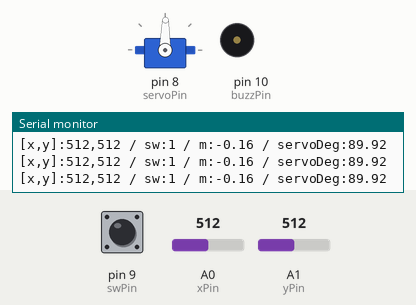
The sketch below on a simulated Arduino Uno, built with avr-gcc and run on an emulated ATmega328P. Shown: servo, buzzer (waves = sounding, pin HIGH), the last lines printed to the serial monitor. Inputs (shaded band) come from the test bench; at power-on: A0 (xPin) = 512, pin 9 (swPin) HIGH, A1 (yPin) = 512.

Above: at 1.2 s.
1.3 s: A0 (xPin) set to 716
At 2.3 s:
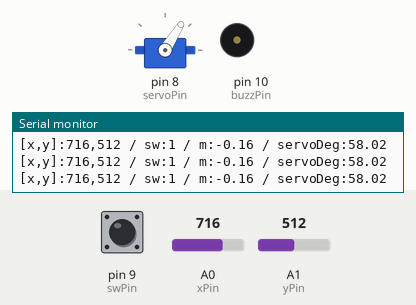
2.8 s: pin 9 (swPin) pulled LOW for 0.15 s
At 3.3 s:
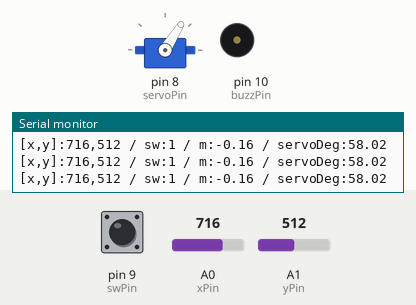
4.4 s: A0 (xPin) set to 1023
At 5.4 s:
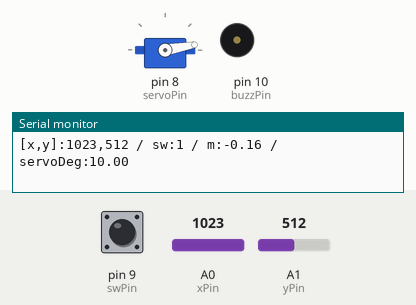
5.9 s: pin 9 (swPin) pulled LOW for 1 s
At 6.2 s:
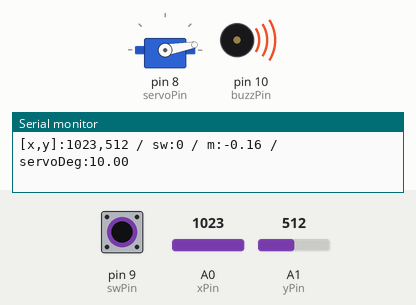
8.4 s: A0 (xPin) set to 900
At 9.6 s:
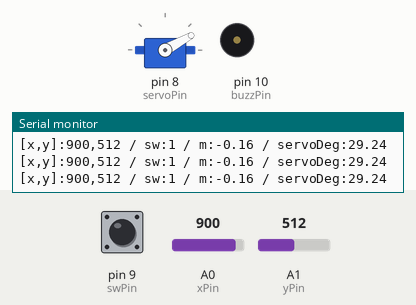
9.9 s: pin 9 (swPin) pulled LOW for 0.15 s
At 10.7 s:
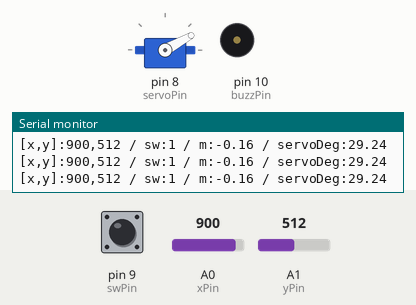
Timing chart, 0 to 12.5 s (numbered marks = the images above; inputs shaded):
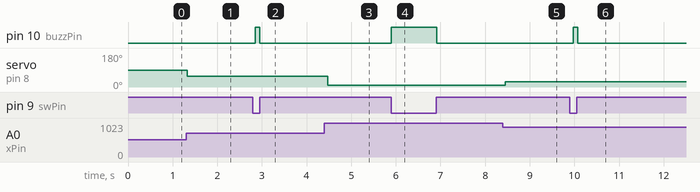

The sketch:

033_joystick_servo.ino
```cpp
#include <Servo.h>

/**
 * Joystick
 * https://www.youtube.com/watch?v=KCdoRDDLWgo&list=PLGs0VKk2DiYw-L-RibttcvK-WBZm8WLEP&index=33
 *
 * Using a joystick, control the position of the servo arm
 *
 * (X-axis) Left = 0, Center = 499-500, Right = 1023
 * (Y-axis) Up = 0, Middle = 499-500, Down = 1023
 * Press Down = 0, Press Up = 1
 *
 * Servo: 0 - 180 degrees
 */

// pin setup
int xPin = A0;
int yPin = A1;
int swPin = 9;
int buzzPin = 10;
int servoPin = 8;

// I/O
int xV;
int yV;
int swV;
Servo servo;
float servoDeg;
float m;

// constants
float xValMin = 0;
float xValMax = 1023;
float servoDegMin = 170;
float servoDegMax = 10;
int delayMs = 100;
int buzzDelay = 1;

void setup() {
  // put your setup code here, to run once:
  Serial.begin(9600);

  pinMode(xPin, INPUT);
  pinMode(yPin, INPUT);
  pinMode(swPin, INPUT);
  pinMode(buzzPin, OUTPUT);
  pinMode(servoPin, OUTPUT);
  servo.attach(servoPin);

  digitalWrite(swPin, HIGH);
  // trick to read from sPin without needing additional pull-up resistor
}

void loop() {
  // put your main code here, to run repeatedly:
  xV = analogRead(xPin);
  yV = analogRead(yPin);
  swV = digitalRead(swPin);

  m = (servoDegMax - servoDegMin) / (xValMax - xValMin);
  servoDeg = (m * (xV - xValMin)) + servoDegMin;

  servo.write(servoDeg);

  if (swV == 0){
    digitalWrite(buzzPin, HIGH);
  } else {
    digitalWrite(buzzPin, LOW);
  }

  Serial.print("[x,y]:");
  Serial.print(xV);
  Serial.print(",");
  Serial.print(yV);
  Serial.print(" / sw:");
  Serial.print(swV);
  Serial.print(" / m:");
  Serial.print(m);
  Serial.print(" / servoDeg:");
  Serial.print(servoDeg);
  Serial.println();

  delay(delayMs);
}
```

Measured:
- after the input at 1.3 s, servo on pin 8 (servoPin): 89° → 58° at once
- after the input at 2.8 s, pin 10 (buzzPin): LOW → HIGH after 0.05 s, → LOW 0.10 s later
- after the input at 4.4 s, servo on pin 8 (servoPin): 58° → 10° after 0.08 s
- after the input at 5.9 s, pin 10 (buzzPin): LOW → HIGH at once, → LOW 1.0 s later
- after the input at 8.4 s, servo on pin 8 (servoPin): 10° → 29° after 0.05 s
- after the input at 9.9 s, pin 10 (buzzPin): LOW → HIGH after 0.07 s, → LOW 0.10 s later
